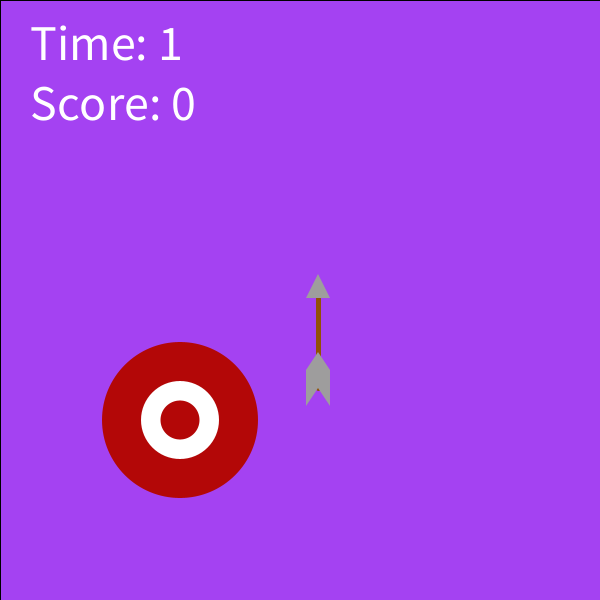
Frame 1 (no input)
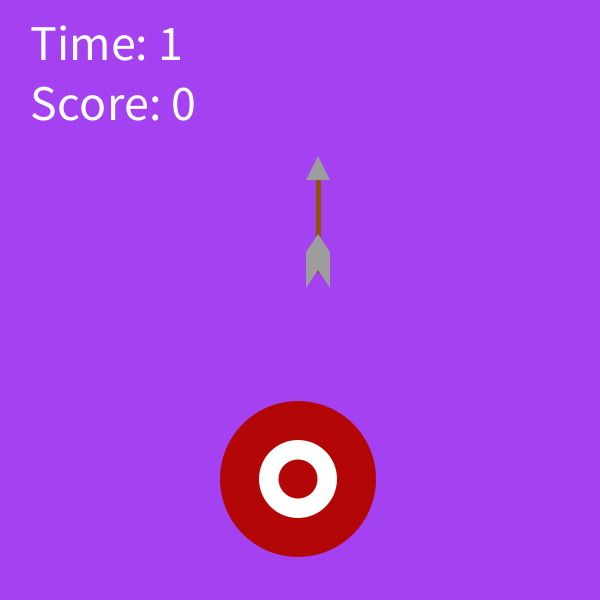
Frame 60 (the mouse pressed at the canvas centre just before this capture)
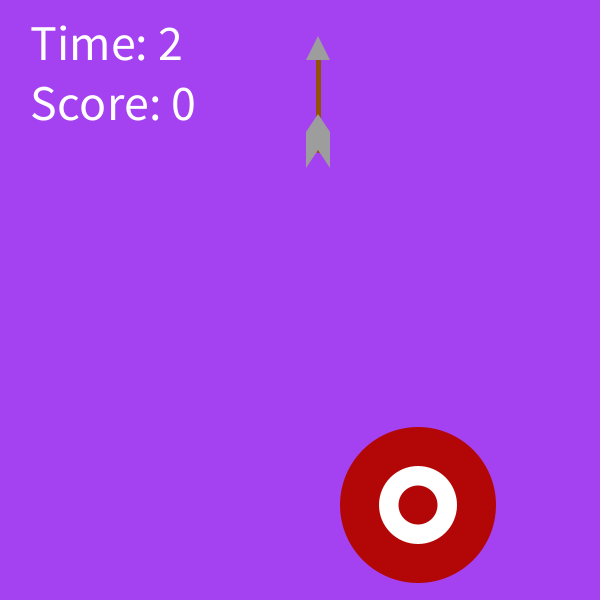
Frame 120 (the mouse held since frame 60 and released just before this capture)

The Processing sketch that drew these frames (run headless with seeded random() and noise(); from frame 60 on, the mouse is pressed at the canvas centre):

// Processing sketch: processing_117404
// ── processing_117404.pde

// Written by Jose Pertierra
// jpertier@andrew.cmu.edu
// Copyright Jose Periterra (October 22, 2013) All Rights Reserved

float x, y, dy;
float x2, y2, sz2, dx2, dy2;
int hits;
color col, col2;

void setup()
{
  size(600, 600);
  x = width*0.5;
  y = height*0.5;
  dy = -2;
  x2 = width*0.3;
  y2 = height*0.7;
  sz2 = width*0.13;
  dx2 = 2;
  dy2 = 1;
  col = color(158, 157, 157);
  col2 = color(random(255), random(255), random(255));
  hits = 0;
  frameRate(150);
}

void draw()
{ 
  prepScreen();
  drawFigure2();
  moveFigure2();
  moveFigure();
  drawFigure();
  detectCollision();
  showTime();
  showScore();
}

void showScore()
{
   fill(255, 255, 255);
   textAlign(LEFT, LEFT);
   textSize(50);
   text("Score: " +  hits, width*.05, height*.2 );
}

void showTime()
{
   fill(255, 255, 255);
   textAlign(LEFT, LEFT);
   textSize(50);
   text("Time: " +  millis( )/1000, width*.05, height*.1 );
}

void detectCollision()
{
 float d = dist(x + width*0.03, y - height*0.04, x2, y2);
 float colDist = sz2*0.5;
 if (d <= colDist)
 {
   rect(0, 0, width, height);
   textSize(75);
   fill(255, 255, 255);
   textAlign(CENTER, CENTER);
   text("BULLSEYE", width*0.5, height*0.5);
   dx2 *= -1;
   dy2 *= -1;
   dy -= 0.25;
   col = color(random(255), random(255), random(255));
   col2 = color(random(255), random(255), random(255));
   hits++;
   if (hits >= 50)
   {
     noLoop();
   }
 }
}

void moveFigure2()
{
  x2 += dx2;
  y2 += dy2;
  if (x2 + sz2 >= width || x2 - sz2 <= 0)
  {
    dx2  *= -1;
  }
  else if (y2 - sz2 <= 0 || y2 + sz2 >= height)
  {
    dy2 *= -1;
  }
}

void drawFigure2()
{
  noStroke();
  fill(179, 7, 7);
  ellipse(x2, y2, sz2*2.0, sz2*2.0); 
  fill(255, 255, 255);
  ellipse(x2, y2, sz2, sz2); 
  fill(179, 7, 7);
  ellipse(x2, y2, sz2*0.5, sz2*0.5);
}

void keyPressed()
{
  if (keyCode == RIGHT)
  {
    x += 30;
  }
  else if (keyCode == LEFT)
  {
    x -= 30;
  }
  else if (key == 'a')
  {
    dx2--;
  }
  else if (key == 'd')
  {
    dx2++;
  }
  else if (key == 'w')
  {
    dy2--;
  }
  else if (key == 's')
  {
    dy2++;
  }
  else if (key == 'r')
  {
    x = random(width);
    y = random(height);
    x2 = random(width);
    y2 = random(height);
  }
}

void moveFigure()
{
  y += dy;
  if (y < 0 - height*0.14)
  {
    y = height;
  }
  else if (x > width*0.99)
  {
    x = 0 - width*0.05;
  }
  else if (x < 0 - width*0.05)
  {
    x = width*0.99;
  }
}

void prepScreen()
{
  fill(col2);
  rect(0, 0, width, height);
}

void drawFigure()
{
  stroke(145, 81, 7);
  strokeWeight(5);
  line(x + width*0.03, y, x + width*0.03, y + height*0.15);
  noStroke();
  fill(col);
  triangle(x + width*0.01, y, x + width*0.03, y - height*0.04, x + width*0.05, y);
  quad(x + width*0.03, y + height*0.09, x + width*0.03, y + height*0.15, x + width*0.01, y + height*0.18, x + width*0.01, y + height*0.12);
  quad(x + width*0.03, y + height*0.09, x + width*0.03, y + height*0.15, x + width*0.05, y + height*0.18, x + width*0.05, y + height*0.12);
}
